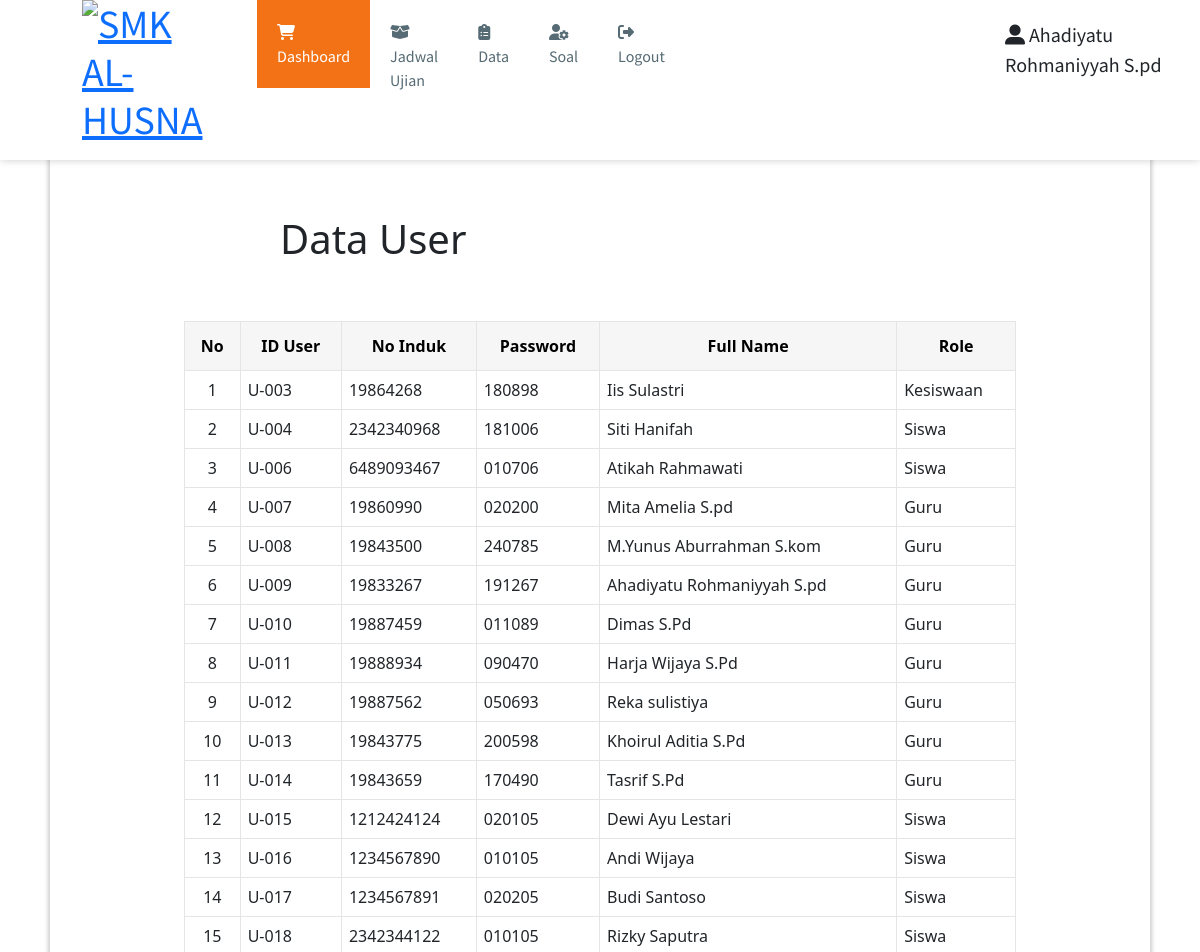
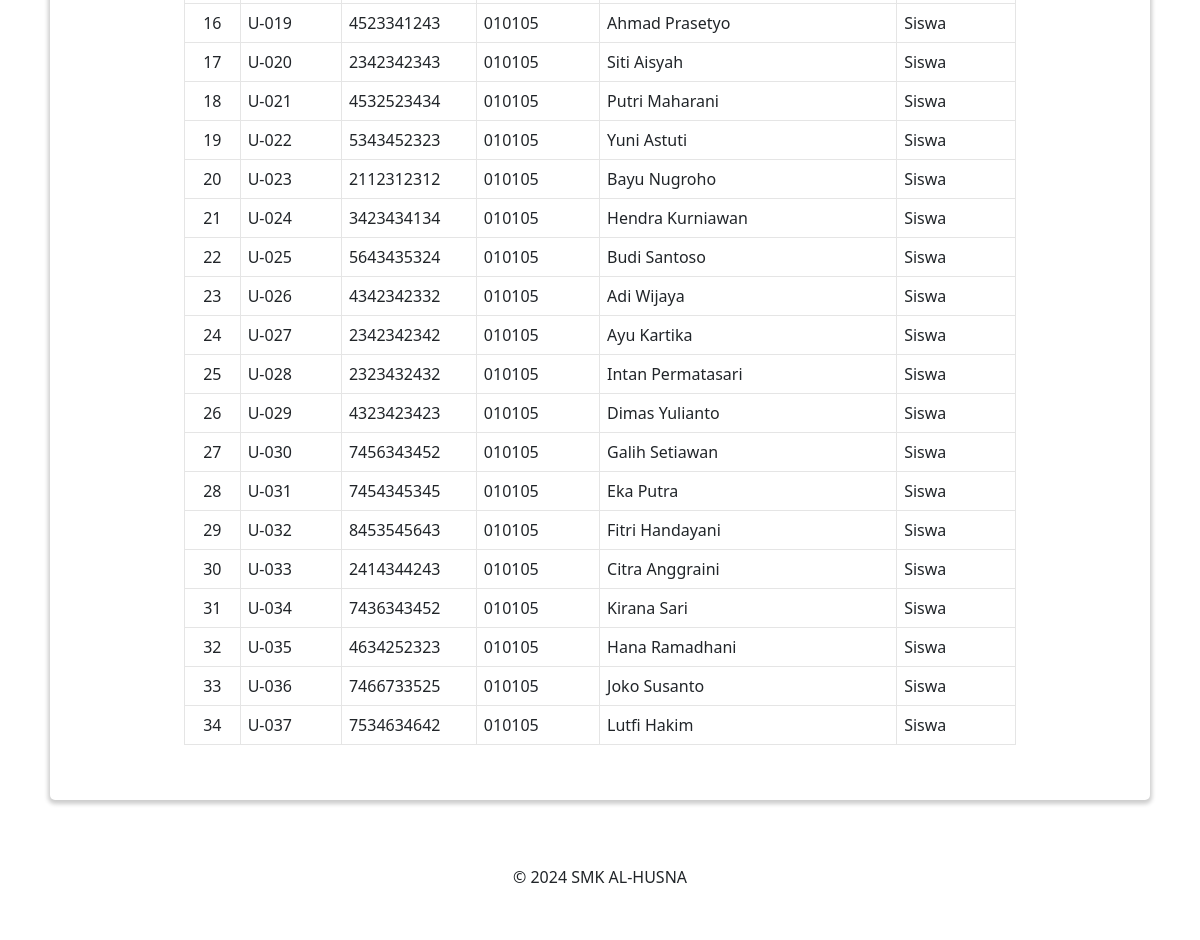
Page /user.php (signed in) on the committed database (2 pictures, top to bottom).
### tables this page shows
CREATE TABLE `user` (
  `id_user` varchar(10) NOT NULL,
  `no_induk` varchar(20) NOT NULL,
  `password` varchar(15) NOT NULL,
  `fullname` varchar(30) NOT NULL,
  `role` varchar(10) NOT NULL
);

### user.php (the view, shortened to what this page needs)
<?php include "header.php"; ?>
<main>
	<div>
		<h1 style="margin-left: 200px; margin-top: 100px;">Data User</h1>
	</div>
	<div class="content-produk">
		<div style="height: 50px;"></div>
		<table class="table-produk">
			<tr>
				<th class="text-center align-middle">No</th>
				<th class="text-center align-middle">ID User</th>
				<th class="text-center align-middle">No Induk</th>
				<th class="text-center align-middle">Password</th>
				<th class="text-center align-middle">Full Name</th>
				<th class="text-center align-middle">Role</th>
			</tr>
			<?php
			$ambildata = mysqli_query($mysqli, "SELECT * FROM user;");
			$i = 1;
			while ($data = mysqli_fetch_array($ambildata)) {
			?>
				<tr>
					<td style="text-align: center;"><?= $i; ?></td>
					<td><?= $data["id_user"]; ?></td>
					<td><?= $data["no_induk"]; ?></td>
					<td><?= $data['password']; ?></td>
					<td><?= $data['fullname']; ?></td>
					<td><?= $data['role']; ?></td>
				</tr>
			<?php
				$i++;
			}
			?>
		</table>
	</div>
</main>
<?php include "footer.php"; ?>

### assets/styles/style.css (style rules this page uses)
body { font-family: 'Lato', sans-serif; color: #585858; background: #E7EFF2; }
main { background: white; box-shadow: 0 2px 4px 2px rgba(0, 0, 0, 0.2); border-radius: 5px; padding: 30px; margin: 85px 50px 30px; }
.table-produk, .table-laporan { margin: auto; margin-bottom: 25px; width: 100%; }
.table-produk td, .table-laporan td { border: 1.5px solid #E5E5E5; padding: 7px; }
.table-produk th, .table-laporan th { color: #000; background-color: #F6F6F6; border: 1.5px solid #E5E5E5; padding: 12px 10px; font-weight: 600; text-decoration: none; }
.content-produk, .content-laporan { width: 80%; margin: auto; }

### rows in the picture
user: id_user "U-003", no_induk "19864268", password "180898", fullname "Iis Sulastri", role "Kesiswaan"
user: id_user "U-004", no_induk "2342340968", password "181006", fullname "Siti Hanifah", role "Siswa"
user: id_user "U-006", no_induk "6489093467", password "010706", fullname "Atikah Rahmawati", role "Siswa"
user: id_user "U-007", no_induk "19860990", password "020200", fullname "Mita Amelia S.pd", role "Guru"
user: id_user "U-008", no_induk "19843500", password "240785", fullname "M.Yunus Aburrahman S.kom", role "Guru"
user: id_user "U-009", no_induk "19833267", password "191267", fullname "Ahadiyatu Rohmaniyyah S.pd", role "Guru"
user: id_user "U-010", no_induk "19887459", password "011089", fullname "Dimas S.Pd", role "Guru"
user: id_user "U-011", no_induk "19888934", password "090470", fullname "Harja Wijaya S.Pd", role "Guru"
user: id_user "U-012", no_induk "19887562", password "050693", fullname "Reka sulistiya", role "Guru"
user: id_user "U-013", no_induk "19843775", password "200598", fullname "Khoirul Aditia S.Pd", role "Guru"
user: id_user "U-014", no_induk "19843659", password "170490", fullname "Tasrif S.Pd", role "Guru"
user: id_user "U-015", no_induk "1212424124", password "020105", fullname "Dewi Ayu Lestari", role "Siswa"
user: id_user "U-016", no_induk "1234567890", password "010105", fullname "Andi Wijaya", role "Siswa"
user: id_user "U-017", no_induk "1234567891", password "020205", fullname "Budi Santoso", role "Siswa"
user: id_user "U-018", no_induk "2342344122", password "010105", fullname "Rizky Saputra", role "Siswa"
user: id_user "U-019", no_induk "4523341243", password "010105", fullname "Ahmad Prasetyo", role "Siswa"
user: id_user "U-020", no_induk "2342342343", password "010105", fullname "Siti Aisyah", role "Siswa"
user: id_user "U-021", no_induk "4532523434", password "010105", fullname "Putri Maharani", role "Siswa"
user: id_user "U-022", no_induk "5343452323", password "010105", fullname "Yuni Astuti", role "Siswa"
user: id_user "U-023", no_induk "2112312312", password "010105", fullname "Bayu Nugroho", role "Siswa"
user: id_user "U-024", no_induk "3423434134", password "010105", fullname "Hendra Kurniawan", role "Siswa"
user: id_user "U-025", no_induk "5643435324", password "010105", fullname "Budi Santoso", role "Siswa"
user: id_user "U-026", no_induk "4342342332", password "010105", fullname "Adi Wijaya", role "Siswa"
user: id_user "U-027", no_induk "2342342342", password "010105", fullname "Ayu Kartika", role "Siswa"
user: id_user "U-028", no_induk "2323432432", password "010105", fullname "Intan Permatasari", role "Siswa"

### other values in the picture
$_SESSION['fullname'] "Ahadiyatu Rohmaniyyah S.pd"
